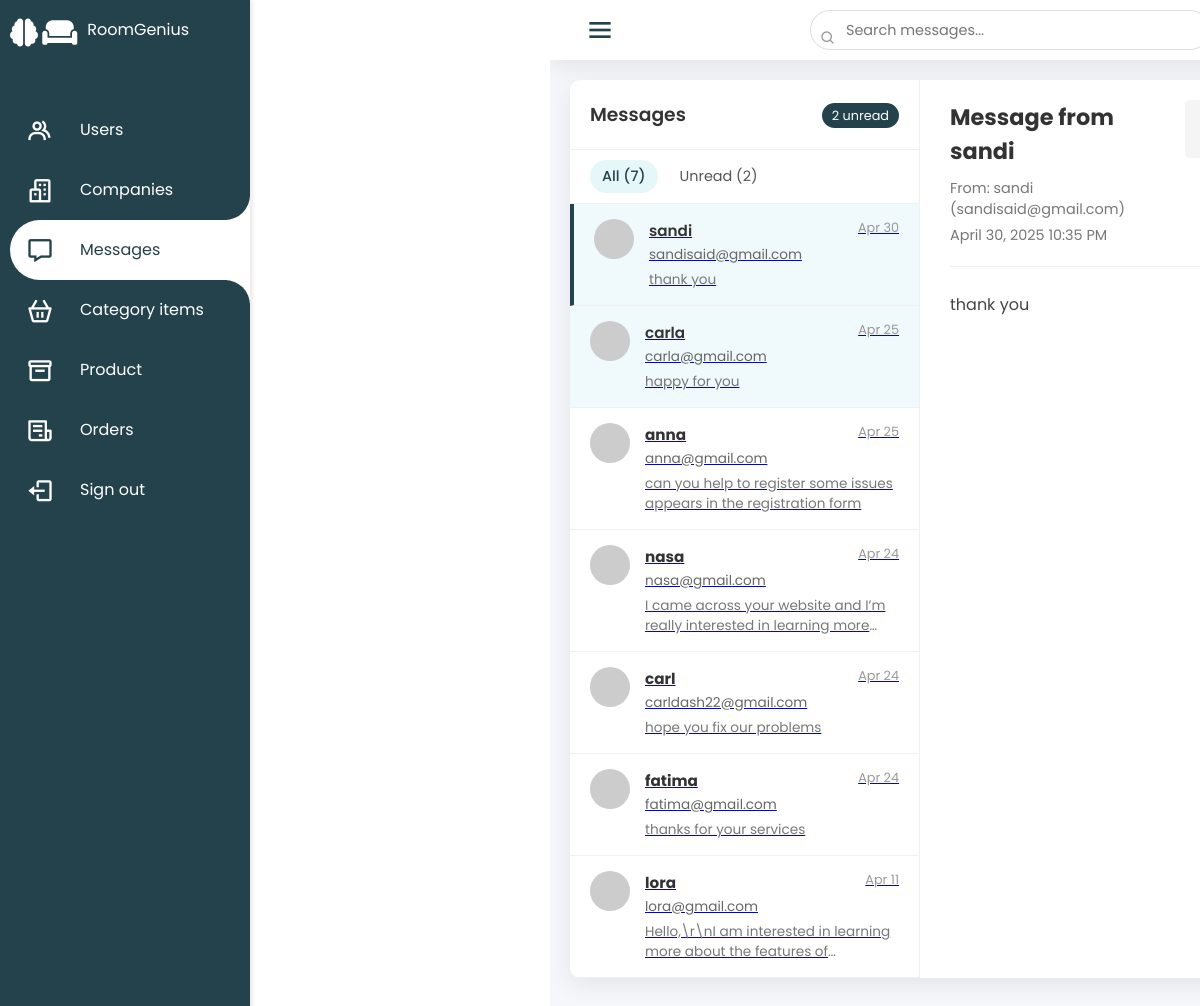
Page /message.php?view=9 on the committed database.
### tables this page shows
CREATE TABLE `messages` (
  `id` int(11) NOT NULL,
  `name` varchar(255) NOT NULL,
  `email` varchar(255) NOT NULL,
  `message` text NOT NULL,
  `created_at` timestamp NOT NULL DEFAULT current_timestamp(),
  `is_read` tinyint(1) DEFAULT NULL
);

### message.php (the view, shortened to what this page needs)
<?php
$conn = new mysqli("localhost", "root", "", "roomgenius_db");
$filter = isset($_GET['filter']) ? $_GET['filter'] : '';
if ($filter === 'unread') {
    $sql = "SELECT * FROM messages WHERE is_read = 0 ORDER BY created_at DESC";
} else {
    $sql = "SELECT * FROM messages ORDER BY created_at DESC";
}
$result = $conn->query($sql);
$selectedMessage = null;
if (isset($_GET['view'])) {
    $viewId = (int)$_GET['view'];
    $viewSql = "SELECT * FROM messages WHERE id = ?";
    $stmt = $conn->prepare($viewSql);
    $stmt->bind_param("i", $viewId);
    $stmt->execute();
    $selectedResult = $stmt->get_result();
    if ($selectedResult->num_rows > 0) {
        $selectedMessage = $selectedResult->fetch_assoc();
    }
}
$unreadSql = "SELECT COUNT(*) as unread_count FROM messages WHERE is_read = 0";
$unreadResult = $conn->query($unreadSql);
$unreadCount = $unreadResult->fetch_assoc()['unread_count'];
$totalSql = "SELECT COUNT(*) as total_count FROM messages";
$totalResult = $conn->query($totalSql);
$totalCount = $totalResult->fetch_assoc()['total_count'];
?>
<!DOCTYPE html>
<html lang="en">
<head>
    <link href='https://unpkg.com/boxicons@2.1.4/css/boxicons.min.css' rel='stylesheet'>
    <link rel="stylesheet" href="https://cdnjs.cloudflare.com/ajax/libs/font-awesome/6.5.1/css/all.min.css">
    <link rel="stylesheet" href="https://cdn.jsdelivr.net/npm/remixicon/fonts/remixicon.css">
    <link rel="stylesheet" href="admin.css">
    <link rel="stylesheet" href="message.css">
</head>
<body>
    <div class="container">
        <div class="navigation">
            <ul>
                <li><a href="admin.php"><span class="icon"><i class="fas fa-brain"></i> <i class="fas fa-couch"></i></span><span class="title">RoomGenius</span></a></li>
                <li><a href="users.php"><span class="icon"><i class='bx bx-group'></i></span><span class="title">Users</span></a></li>
                <li><a href="companies.php"><span class="icon"><i class='bx bx-buildings'></i></span><span class="title">Companies</span></a></li>
                <li class="active"><a href="message.php"><span class="icon"><i class='bx bx-message'></i></span><span class="title">Messages</span></a></li>
                <li><a href="category_item.php"><span class="icon"><i class='bx bx-basket'></i></span><span class="title">Category items</span></a></li>
                <li><a href="product.php"><span class="icon"><i class='bx bx-box'></i></span><span class="title">Product</span></a></li>
                <li><a href="orders.php"><span class="icon"><i class='bx bx-receipt'></i></span><span class="title">Orders</span></a></li>
                <li><a href=""><span class="icon"><i class='bx bx-log-out'></i></span><span class="title">Sign out</span></a></li>
            </ul>
        </div>
        <div class="main">
            <div class="topbar">
                <div class="toggle"><i class='bx bx-menu'></i></div>
                <div class="search">
                    <label>
                        <input type="text" placeholder="Search messages..." id="search-input">
                        <i class='bx bx-search'></i>
                    </label>
                </div>
            </div>
            <div class="message-container">
                <div class="message-sidebar">
                    <div class="message-header">
                        <h3>Messages</h3>
                        <div class="message-stats">
                            <span class="unread-badge"><?php echo $unreadCount; ?> unread</span>
                        </div>
                    </div>
                    <div class="message-filters">
                        <a href="message.php" class="filter-btn <?php echo !isset($_GET['filter']) ? 'active' : ''; ?>">All (<?php echo $totalCount; ?>)</a>
                        <a href="message.php?filter=unread" class="filter-btn <?php echo isset($_GET['filter']) && $_GET['filter'] == 'unread' ? 'active' : ''; ?>">Unread (<?php echo $unreadCount; ?>)</a>
                    </div>
                    <div class="message-list">
                        <?php
                        if ($result->num_rows > 0) {
                            while($row = $result->fetch_assoc()) {
                                $activeClass = isset($_GET['view']) && $_GET['view'] == $row['id'] ? 'active' : '';
                                $unreadClass = $row['is_read'] == 0 ? 'unread' : '';
                                $messageDate = date('M d', strtotime($row['created_at']));
                                $messagePreview = substr($row['message'], 0, 100) . (strlen($row['message']) > 100 ? '...' : '');
                        ?>
                        <a href="message.php?view=<?php echo $row['id']; ?><?php echo $filter ? '&filter='.$filter : ''; ?>" class="message-item <?php echo $activeClass; ?> <?php echo $unreadClass; ?>" data-id="<?php echo $row['id']; ?>">
                            <div class="message-avatar">
                                <img src="https://via.placeholder.com/40" alt="User">
                            </div>
                            <div class="message-preview">
                                <div class="message-info">
                                    <h4><?php echo htmlspecialchars($row['name']); ?></h4>
                                    <span class="message-time"><?php echo $messageDate; ?></span>
                                </div>
                                <p class="message-subject"><?php echo htmlspecialchars($row['email']); ?></p>
                                <p class="message-excerpt"><?php echo htmlspecialchars($messagePreview); ?></p>
                            </div>
                        </a>
                        <?php
                            }
                        } else {
                            echo '<div class="no-messages">No messages found</div>';
                        }
                        ?>
                    </div>
                </div>
                <div class="message-content">
                    <?php if ($selectedMessage): ?>
                    <div class="message-view">
                        <div class="message-header-detail">
                            <div class="message-title">
                                <h2>Message from <?php echo htmlspecialchars($selectedMessage['name']); ?></h2>
                                <div class="message-meta">
                                    <span class="from">From: <?php echo htmlspecialchars($selectedMessage['name']); ?> (<?php echo htmlspecialchars($selectedMessage['email']); ?>)</span>
                                    <span class="date"><?php echo date('F j, Y g:i A', strtotime($selectedMessage['created_at'])); ?></span>
                                </div>
                            </div>
                            <div class="message-actions">
                                <a href="mailto:<?php echo htmlspecialchars($selectedMessage['email']); ?>" class="action-btn"><i class='bx bx-reply'></i> Reply by Email</a>
                            </div>
                        </div>
                        <div class="message-body">
                            <?php echo nl2br(htmlspecialchars($selectedMessage['message'])); ?>
                        </div>
                    </div>
                    <?php endif; ?>
                </div>
            </div>
        </div>
    </div>
</body>
</html>

### admin.css (style rules this page uses)
* { margin: 0; padding: 0; box-sizing: border-box; font-family: 'Poppins', sans-serif; }
body { min-height: 100vh; overflow-x: hidden; }
.container { position: relative; width: 100%; display: flex; min-height: 100vh; padding: 0; margin: 0; overflow-x: hidden; }
.navigation { position:fixed; width: 300px; height: 100%; background:#24424c; border-left: 10px solid #24424c; transition: 0.5s; overflow-y: auto; z-index: 1000; flex-shrink: 0; }
.navigation { position: fixed; width: 250px; height: 100vh; background: #24424c; transition: all 0.3s ease; overflow-x: hidden; z-index: 1000; box-shadow: 2px 0 5px rgba(0,0,0,0.1); left: 0; }
.navigation ul li a .title { opacity: 1; transition: opacity 0.3s ease; white-space: nowrap; }
.main { position: relative; width: 100%; min-height: 100vh; background: #f5f5f5; transition: all 0.3s ease; padding: 0 !important; margin-left: 250px; overflow-x: hidden; flex-grow: 1; }
.topbar { display: flex; justify-content: space-between; align-items: center; margin-bottom: 20px; padding: 0 20px; width: 100%; box-sizing: border-box; }
.toggle { position: relative; width: 60px; height: 60px; display: flex; justify-content: center; align-items: center; font-size: 2.5em; cursor: pointer; color: #24424c; }
.navigation ul { position:absolute; top: 0; left: 0; width: 100%; }
.navigation ul li { position: relative; width: 100%; list-style: none; border-top-left-radius: 30px; border-bottom-left-radius: 30px; }
.navigation ul li:hover, .navigation ul li.active { background-color: #fff; }
.navigation ul li.active a .title, .navigation ul li.active a .icon { color: #24424c; }
.navigation ul li.active a::before { content: ''; position: absolute; right: 0; top: -50px; width: 50px; height: 50px; background: transparent; border-radius: 50%; box-shadow: 35px 35px 0 10px #fff; pointer-events: none; }
.navigation ul li.active a::after { content: ''; position: absolute; right: 0; bottom: -50px; width: 50px; height: 50px; background: transparent; border-radius: 50%; box-shadow: 35px -35px 0 10px #fff; pointer-events: none; }
.navigation ul li:nth-child(1) { margin-bottom: 40px; pointer-events: none; }
.navigation ul li a { position: relative; display: block; width: 100%; display: flex; text-decoration: none; color: #fff; }
.navigation ul li a .icon { position: relative; display: block; min-width: 60px; height: 60px; line-height: 75px; text-align: center; }
.navigation ul li a .icon i { font-size: 1.75rem; }
.navigation ul li a .title { position: relative; display: block; padding: 0 10px ; height: 60px; line-height: 60px; text-align: start; white-space: nowrap; }

### rows in the picture
messages: name "sandi", created_at "Apr 30", email "sandisaid@gmail.com", message "thank you", created_at "April 30, 2025 10:35 PM"
messages: name "carla", created_at "Apr 25", email "carla@gmail.com", message "happy for you"
messages: name "anna", created_at "Apr 25", email "anna@gmail.com", message "can you help to register some issues appears in the registration form"
messages: name "nasa", created_at "Apr 24", email "nasa@gmail.com", message "I came across your website and I’m really interested in learning…"
messages: name "carl", created_at "Apr 24", email "carldash22@gmail.com", message "hope you fix our problems"
messages: name "fatima", created_at "Apr 24", email "fatima@gmail.com", message "thanks for your services"
messages: name "lora", created_at "Apr 11", email "lora@gmail.com", message "Hello,\\r\\nI am interested in learning more about the features…"

### other values in the picture
$unreadCount "2"
$totalCount "7"
